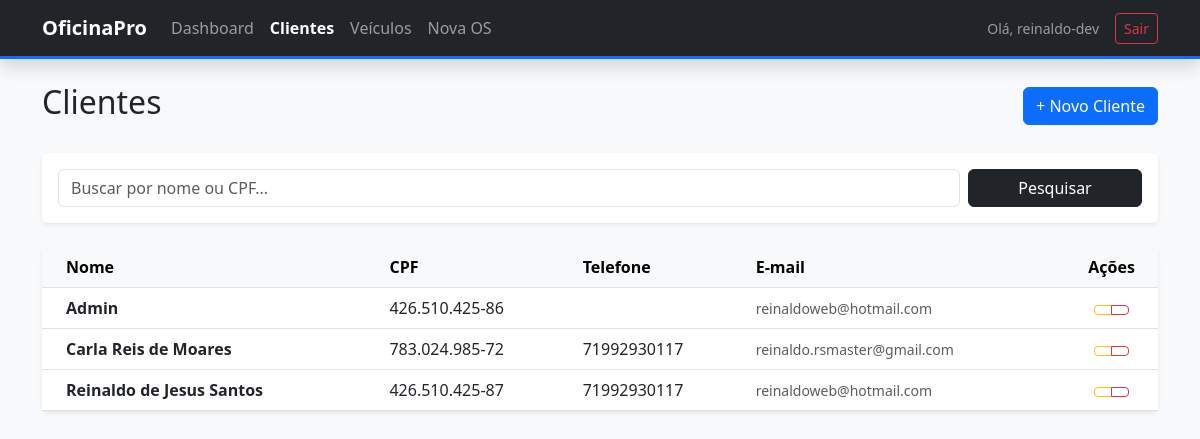
Screenshot of /oficina/clientes/ (signed in) with the database file from the repository.
### gestao/models.py (models this page shows, shortened)
class Cliente(models.Model):
    nome = models.CharField(max_length=100)
    email = models.EmailField()
    telefone = models.CharField(max_length=20)
    cpf = models.CharField(max_length=14, unique=True)

### gestao/views.py (the view)
# urls.py: path("clientes/", views.lista_clientes, name="lista_clientes"),
@login_required
def lista_clientes(request):
    busca = request.GET.get('search')
    if busca:
        clientes = Cliente.objects.filter(
            Q(nome__icontains=busca) | Q(cpf__icontains=busca)
        ).order_by('nome')
    else:
        clientes = Cliente.objects.all().order_by('nome')
    return render(request, 'gestao/lista_clientes.html', {
        'clientes': clientes,
        'busca': busca
    })

### gestao/templates/gestao/lista_clientes.html (shortened to what this page needs)
{% extends 'gestao/base.html' %}
{% block content %}
<div class="d-flex justify-content-between align-items-center mb-4">
    <h2> Clientes</h2>
    <a href="{% url 'novo_cliente' %}" class="btn btn-primary">+ Novo Cliente</a>
</div>
<div class="card shadow-sm mb-4">
    <div class="card-body">
        <form method="GET" class="row g-2">
            <div class="col-md-10">
                <input type="text" name="search" class="form-control" placeholder="Buscar por nome ou CPF..."
                    value="{{ busca|default:'' }}">
            </div>
            <div class="col-md-2">
                <button type="submit" class="btn btn-dark w-100">
                     Pesquisar
                </button>
            </div>
        </form>
    </div>
</div>
<div class="card shadow-sm border-0">
    <div class="card-body p-0">
        <div class="table-responsive">
            <table class="table table-hover align-middle mb-0">
                <thead class="table-light">
                    <tr>
                        <th class="ps-4">Nome</th>
                        <th>CPF</th>
                        <th>Telefone</th>
                        <th>E-mail</th>
                        <th class="text-center">Ações</th>
                    </tr>
                </thead>
                <tbody>
                    {% for cliente in clientes %}
                    <tr>
                        <td class="ps-4 fw-bold">{{ cliente.nome }}</td>
                        <td>{{ cliente.cpf }}</td>
                        <td>{{ cliente.telefone }}</td>
                        <td class="text-muted small">{{ cliente.email }}</td>
                        <td class="text-center">
                            <div class="btn-group">
                                <a href="{% url 'editar_cliente' cliente.id %}" class="btn btn-sm btn-outline-warning"
                                    title="Editar">
                                </a>
                                <a href="{% url 'excluir_cliente' cliente.id %}" class="btn btn-sm btn-outline-danger"
                                    title="Excluir">
                                </a>
                            </div>
                        </td>
                    </tr>
                    {% empty %}
                    <tr>
                        <td colspan="5" class="text-center py-5 text-muted">
                            Nenhum cliente encontrado para a busca "{{ busca }}".
                        </td>
                    </tr>
                    {% endfor %}
                </tbody>
            </table>
        </div>
    </div>
</div>
{% endblock %}

### gestao/templates/gestao/base.html (shortened to what this page needs)
{% load static %}
<!DOCTYPE html>
<html lang="pt-br">
<head>
    <link href="https://cdn.jsdelivr.net/npm/bootstrap@5.3.0/dist/css/bootstrap.min.css" rel="stylesheet">
    <link rel="stylesheet" href="{% static 'gestao/css/style.css' %}">
</head>
<body class="bg-light">
    <nav class="navbar navbar-expand-lg navbar-dark bg-dark shadow mb-4">
        <div class="container">
            <a class="navbar-brand fw-bold" href="{% url 'dashboard' %}">
                 OficinaPro
            </a>
            <div class="collapse navbar-collapse" id="navbarNav">
                <ul class="navbar-nav me-auto">
                    <li class="nav-item">
                        <a class="nav-link {% if request.resolver_match.url_name == 'dashboard' %}active fw-bold text-white{% endif %}"
                            href="{% url 'dashboard' %}">
                             Dashboard
                        </a>
                    </li>
                    <li class="nav-item">
                        <a class="nav-link {% if 'cliente' in request.resolver_match.url_name %}active fw-bold text-white{% endif %}"
                            href="{% url 'lista_clientes' %}">
                             Clientes
                        </a>
                    </li>
                    <li class="nav-item">
                        <a class="nav-link {% if 'veiculo' in request.resolver_match.url_name %}active fw-bold text-white{% endif %}"
                            href="{% url 'lista_veiculos' %}">
                             Veículos
                        </a>
                    </li>
                    <li class="nav-item">
                        <a class="nav-link {% if 'os' in request.resolver_match.url_name %}active fw-bold text-white{% endif %}"
                            href="{% url 'nova_os' %}">
                             Nova OS
                        </a>
                    </li>
                </ul>
                <div class="d-flex align-items-center">
                    <span class="navbar-text me-3 small">
                         Olá, {{ user.username }}
                    </span>
                    <form action="{% url 'logout' %}" method="post" class="d-inline">
                        <button type="submit" class="btn btn-sm btn-outline-danger">
                             Sair
                        </button>
                    </form>
                </div>
            </div>
        </div>
        </nav>
    <div class="container">
        {% block content %}
        {% endblock %}
    </div>
</body>
</html>

### gestao/static/gestao/css/style.css (style rules this page uses)
body { background-color: #f8f9fa; }
.navbar { border-bottom: 3px solid #0d6efd; }
.nav-link { transition: all 0.3s ease; }
.card { border: none; transition: transform 0.2s; }

### rows the page displays
Cliente: nome "Admin", cpf "426.510.425-86", email "reinaldoweb@hotmail.com"
Cliente: nome "Carla Reis de Moares", cpf "783.024.985-72", telefone "71992930117", email "reinaldo.rsmaster@gmail.com"
Cliente: nome "Reinaldo de Jesus Santos", cpf "426.510.425-87", telefone "71992930117", email "reinaldoweb@hotmail.com"

### other values shown
{{ user.username }} "reinaldo-dev"
